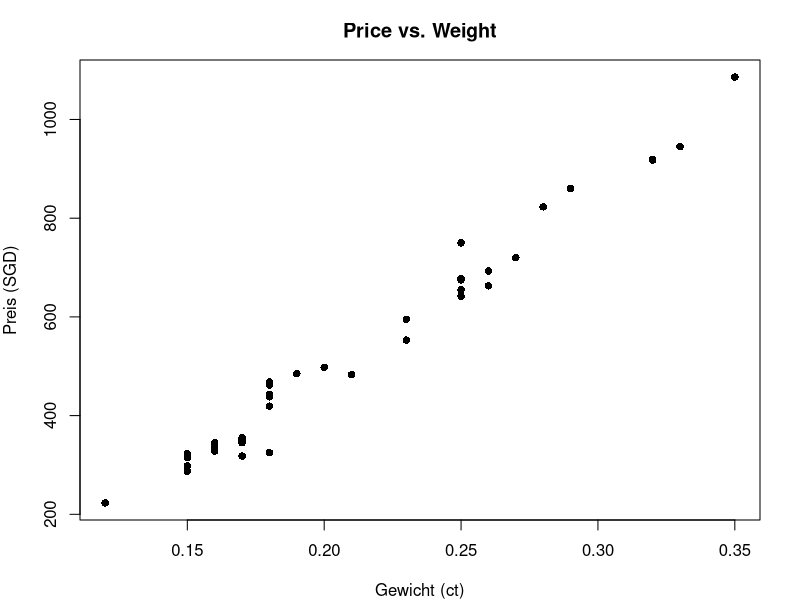
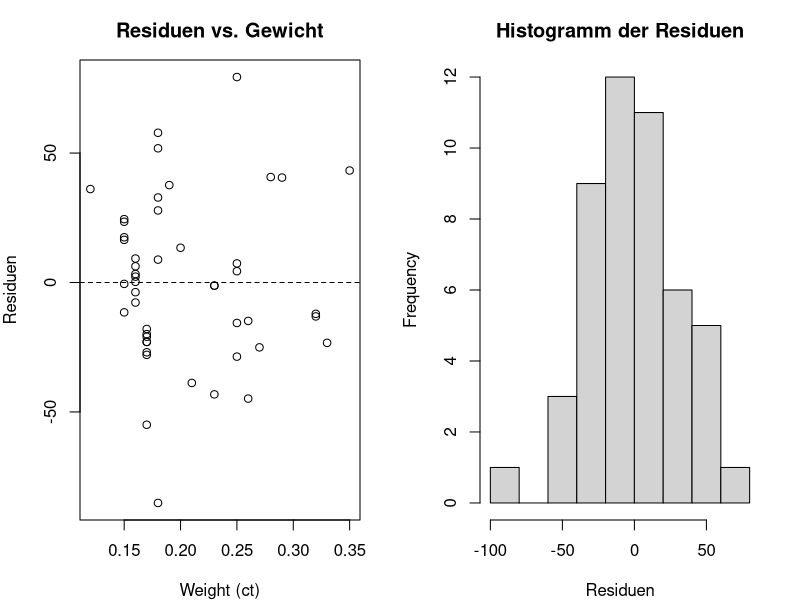
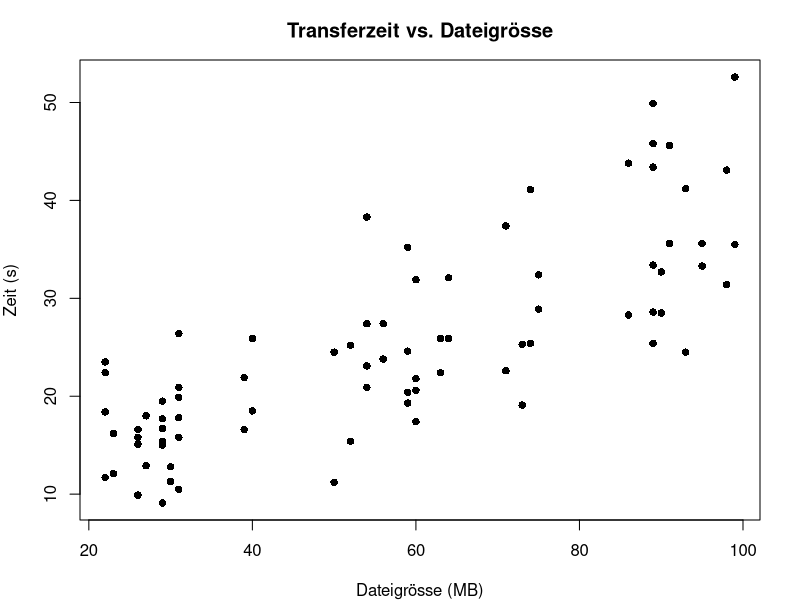
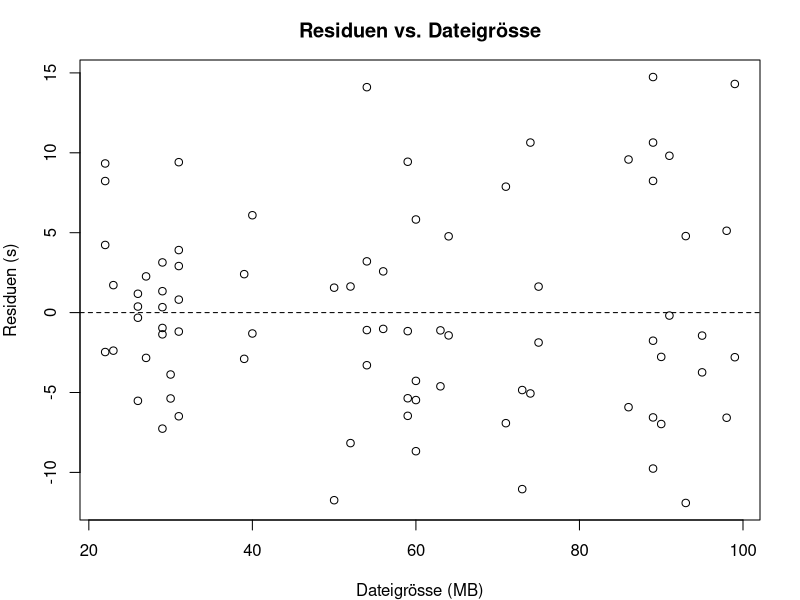
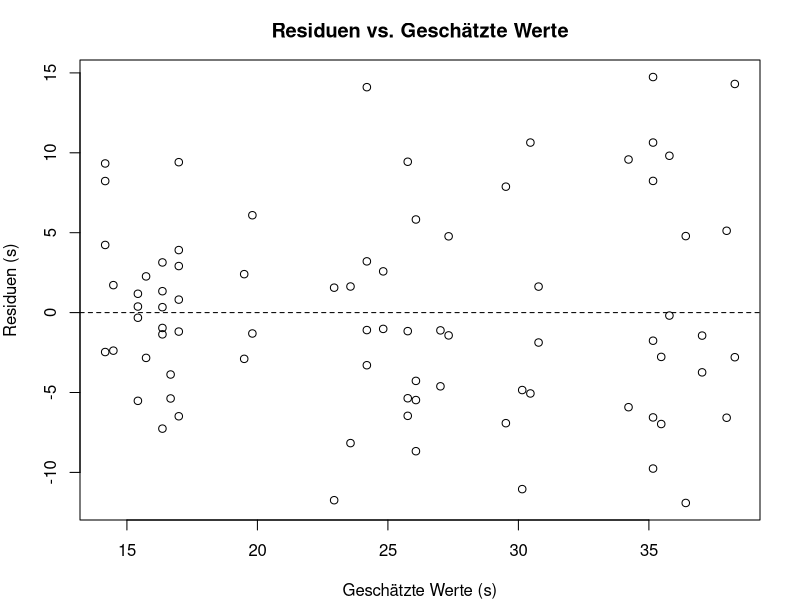
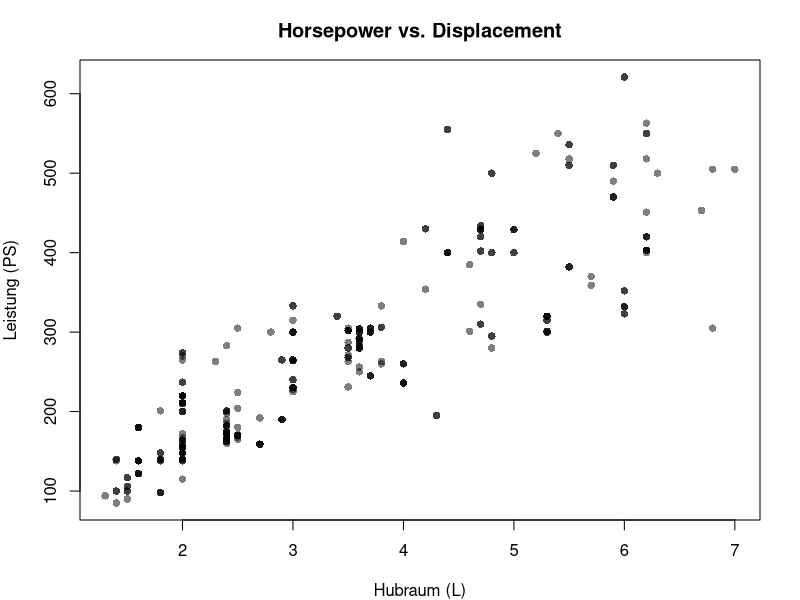

Generate these figures, in order, with R:
# WDDA FS 2025: Lösungen für Aufgabenserie 5
# Dieses Skript enthält die R-Code-Lösungen für die Aufgabenserie 5

# Benötigte Pakete laden
library(readxl)
library(dplyr)
# library(ggplot2) # Nicht benötigt, wir verwenden native R-Plotting-Funktionen





# ============================================================================
# Aufgabe 1: Advertising–Datensatz (TV → Sales)
# ============================================================================
# Daten einlesen
adv <- read_excel("data/WDDA_05.xlsx", sheet = "Advertising")
head(adv)

# RSS für jede Gerade berechnen
tv    <- adv$TV
sales <- adv$sales

# Mögliche Geraden (aus Aufgabenstellung)
kandidaten <- list(
  a = c(intercept = 7.1, slope = 0.049),
  b = c(intercept = 6.8, slope = 0.048),
  c = c(intercept = 7.0, slope = 0.045),
  d = c(intercept = 7.3, slope = 0.041)
)

# RSS für eine einzelne Gerade berechnen
pred <- 7.1 + 0.049 * tv
rss_a <- sum((sales - pred)^2)

pred <- 6.8 + 0.048 * tv
rss_b <- sum((sales - pred)^2)


# RSS für jede Gerade
rss <- sapply(kandidaten, function(par) {
  pred  <- par["intercept"] + par["slope"] * tv
  sum((sales - pred)^2)
})
print(rss)

# Beste Gerade: (b) mit Intercept = 6.8, Steigung = 0.048





# ============================================================================
# Aufgabe 2: Diamond Rings (Price ~ Weight)
# ============================================================================
# Daten einlesen
diamonds <- read_excel("data/WDDA_05.xlsx", sheet = "Diamonds Rings") %>%
  rename(weight = `Weight (carats)`,
         price  = `Price (Singapore dollars)`)
head(diamonds)

# Streudiagramm
par(mar = c(4, 4, 3, 2))  # Reduzierte Ränder: (unten, links, oben, rechts)
plot(diamonds$weight, diamonds$price, 
     main = "Price vs. Weight", 
     xlab = "Gewicht (ct)", ylab = "Preis (SGD)",
     pch = 16)

# Lineares Modell schätzen
mod_dr <- lm(price ~ weight, data = diamonds)
summary(mod_dr)
# Intercept ≈ -259.63: theoretischer Preis bei 0 ct (nicht sinnvoll)
# Steigung ≈ 3721.02: Mehrpreis von SGD 3721.02 pro zusätzlichem Karat

# R², RSE, RSS, TSS berechnen
resid_dr <- resid(mod_dr)
rss_dr   <- sum(resid_dr^2)
tss_dr   <- sum((diamonds$price - mean(diamonds$price))^2)
rse_dr   <- sqrt(rss_dr / df.residual(mod_dr))
r2_dr    <- summary(mod_dr)$r.squared

cat("R^2 =", round(r2_dr, 4), "\n")
cat("RSE =", round(rse_dr, 2), "SGD\n")
cat("RSS =", round(rss_dr, 0), "SGD^2\n")
cat("TSS =", round(tss_dr, 0), "SGD^2\n")

# Preisunterschied für 0.25 → 0.35 ct
preisdiff <- coef(mod_dr)["weight"] * (0.35 - 0.25)
cat("Geschätzter Unterschied:", round(preisdiff, 1), "SGD\n")

# Modell in CHF umrechnen (1 SGD = 0.68 CHF)
b0_chf <- coef(mod_dr)["(Intercept)"] * 0.68
b1_chf <- coef(mod_dr)["weight"] * 0.68
cat("Preismodell (CHF): ŷ =", round(b0_chf,1), "+", round(b1_chf,1), "× weight\n")

# Schnäppchen-Check für 0.18 ct und SGD 325
pred_018 <- predict(mod_dr, newdata = data.frame(weight = 0.18))
ci <- predict(mod_dr, newdata = data.frame(weight = 0.18),
              interval = "prediction", level = 0.95)
cat("Prognose für 0.18 ct:", round(pred_018,1), "SGD\n")
cat("95% Prognose-Intervall: [", round(ci[,"lwr"],1), ",", round(ci[,"upr"],1), "] SGD\n")

# Residuen analysieren
resid_dr <- resid(mod_dr)
mean_resid <- mean(resid_dr)
sd_resid   <- sd(resid_dr)

# Residuen-Plots
par(mfrow = c(1,2), mar = c(4, 4, 3, 2))  # Reduzierte Ränder
plot(diamonds$weight, resid_dr,
     main = "Residuen vs. Gewicht", xlab = "Weight (ct)", ylab = "Residuen")
abline(h = 0, lty = 2)
hist(resid_dr, main = "Histogramm der Residuen",
     xlab = "Residuen")

par(mfrow = c(1,1), mar = c(5, 4, 4, 2) + 0.1)  # Zurück zu Standardrändern
cat("Residuen-Mittelwert:", round(mean_resid,2), "\n")
cat("Residuen-SD:", round(sd_resid,2), "SGD\n")





# ============================================================================
# Aufgabe 3: Netzwerk-Performance (Download)
# ============================================================================


# Daten einlesen
dl <- read_excel("data/WDDA_05.xlsx", sheet = "Download") %>%
  rename(time_sec = `Transfer Time (sec)`,
         size_mb  = `File Size (MB)`)
head(dl)


# Aufgabenstellung a):
# Erstellen Sie ein Streudiagramm der Übertragungszeit auf der Dateigrösse.
# Erscheint Ihnen eine Linie als gute Zusammenfassung für die Assozia-
# tion zwischen diesen beiden Variablen?

# Streudiagramm
par(mar = c(4, 4, 3, 2))  # Reduzierte Ränder
plot(dl$size_mb, dl$time_sec, 
     main = "Transferzeit vs. Dateigrösse",
     xlab = "Dateigrösse (MB)", ylab = "Zeit (s)",
     pch = 16)


# Aufgabenstellung b):
# Passen Sie ein lineares Modell für die Übertragungszeit auf der Dateigrösse
# an. Interpretieren Sie die angepasste Steigung und den Achsenabschnitt.

# Lineares Modell
mod_dl <- lm(time_sec ~ size_mb, data = dl)
summary(mod_dl)
# Intercept ≈ 7.27 s: Startlatenz im Netzwerk
# Steigung ≈ 0.3133 s/MB: zusätzliche Zeit pro MB






# Aufgabenstellung c):
#(c) Interpretieren Sie r2 , RSE, RSS und TSS.

# Kennzahlen berechnen
resid_dl <- resid(mod_dl)
rss_dl   <- sum(resid_dl^2)
tss_dl   <- sum((dl$time_sec - mean(dl$time_sec))^2)
rse_dl   <- sqrt(rss_dl / df.residual(mod_dl))
r2_dl    <- summary(mod_dl)$r.squared

cat("R^2 =", round(r2_dl,4), "\n")
cat("RSE =", round(rse_dl,2), "s\n")
cat("RSS =", round(rss_dl,0), "s²\n")
cat("TSS =", round(tss_dl,0), "s²\n")


# Aufgabenstellung d):
# Was ist der geschätzte durchschnittliche Übertragungszeitunterschied
# zwischen 50MB und 60MB Dateien?
# 

# Zeitdifferenz 50 → 60 MB
time_diff <- coef(mod_dl)["size_mb"] * 10
cat("Geschätzter Unterschied:", round(time_diff,2), "s\n")


# Aufgabenstellung e):
# Um das System eindrucksvoller aussehen zu lassen (d. h. kleinere
# Steigung und kleinerer Achsenabschnitt), ändert ein Kollege die Einheiten für die Übertragungszeit auf Minuten und für die Dateigröße auf Kilobyte. Wie sieht die neue Gleichung aus? Passt sie besser zu den Daten als die Gleichung in (b)?

# Modell in Minuten & Kilobyte

# Zeit in Minuten: time_min = 7.2747/60 + 0.3133/60 × size_MB = 0.1212 + 0.005222 × size_MB
# In Kilobyte: time_min = 0.1212 + 5.22×10^-6 × size_KB

# Residuen vs. Grösse
par(mar = c(4, 4, 3, 2))  # Reduzierte Ränder
plot(dl$size_mb, resid_dl,
     main = "Residuen vs. Dateigrösse",
     xlab = "Dateigrösse (MB)", ylab = "Residuen (s)")
abline(h = 0, lty = 2)

# Residuen vs. geschätzte Werte
par(mar = c(4, 4, 3, 2))  # Reduzierte Ränder
plot(fitted(mod_dl), resid_dl,
     main = "Residuen vs. Geschätzte Werte",
     xlab = "Geschätzte Werte (s)", ylab = "Residuen (s)")
abline(h = 0, lty = 2)

# Datenmenge in 15 Sekunden
pred_size_15 <- (15 - coef(mod_dl)["(Intercept)"]) / coef(mod_dl)["size_mb"]
cat("In 15 s übertragbar:", round(pred_size_15,2), "MB\n")





# ============================================================================
# Aufgabe 4: Cars – Displacement vs. Horsepower
# ============================================================================
# Daten einlesen
cars <- read_excel("data/WDDA_05.xlsx", sheet = "Cars") %>%
  rename(displacement = `Displacement (liters)`,
         horsepower   = Horsepower)
head(cars)

# Streudiagramm
par(mar = c(4, 4, 3, 2))  # Reduzierte Ränder
plot(cars$displacement, cars$horsepower, 
     main = "Horsepower vs. Displacement",
     xlab = "Hubraum (L)", ylab = "Leistung (PS)",
     pch = 16, col = rgb(0,0,0,0.5))

# Lineares Modell
mod_cars <- lm(horsepower ~ displacement, data = cars)
summary(mod_cars)
# Intercept ≈ 34.19 PS: Grundleistung bei 0 L (nicht realistisch)
# Steigung ≈ 69.20 PS/L: zusätzliche Leistung pro Liter

# R² & RSE
resid_c <- resid(mod_cars)
rss_c   <- sum(resid_c^2)
tss_c   <- sum((cars$horsepower - mean(cars$horsepower))^2)
rse_c   <- sqrt(rss_c / df.residual(mod_cars))
r2_c    <- summary(mod_cars)$r.squared

cat("R^2 =", round(r2_c,4), "\n")
cat("RSE =", round(rse_c,2), "PS\n")

# Mehrleistung für +0.5 L
delta_hp <- coef(mod_cars)["displacement"] * 0.5
cat("Geschätzte Mehrleistung:", round(delta_hp,1), "PS\n")

# Residuum für 3 L/333 PS
pred_3L <- predict(mod_cars, newdata = data.frame(displacement = 3))
resid_3L <- 333 - pred_3L
cat("Residual (333 PS bei 3 L):", round(resid_3L,2), "PS\n")

# Konfidenzintervall für mittlere Leistung bei 3 L
cars3 <- filter(cars, displacement == 3)
t.test(cars3$horsepower)$conf.int

# Wiederholung für 2 L und 6.2 L
for(d in c(2, 6.2)) {
  subset <- filter(cars, displacement == d)
  ci     <- t.test(subset$horsepower)$conf.int
  cat("\nDisplacement =", d, "L:\n")
  cat("  95% CI:", round(ci[1],1), "–", round(ci[2],1), "PS\n")
  pred   <- predict(mod_cars, newdata = data.frame(displacement = d))
  cat("  Modell-Prediction:", round(pred,1), "PS\n")
}
